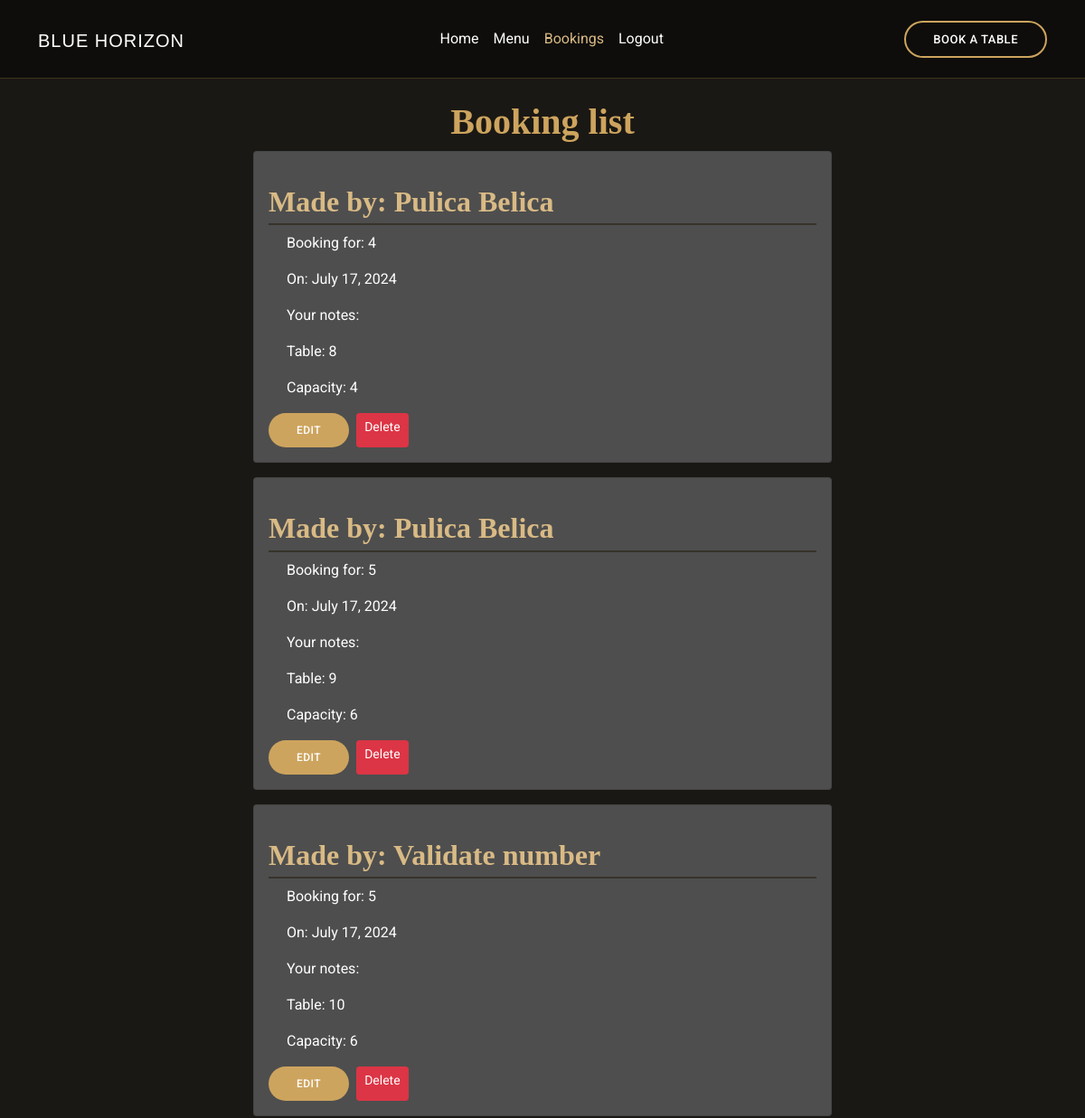
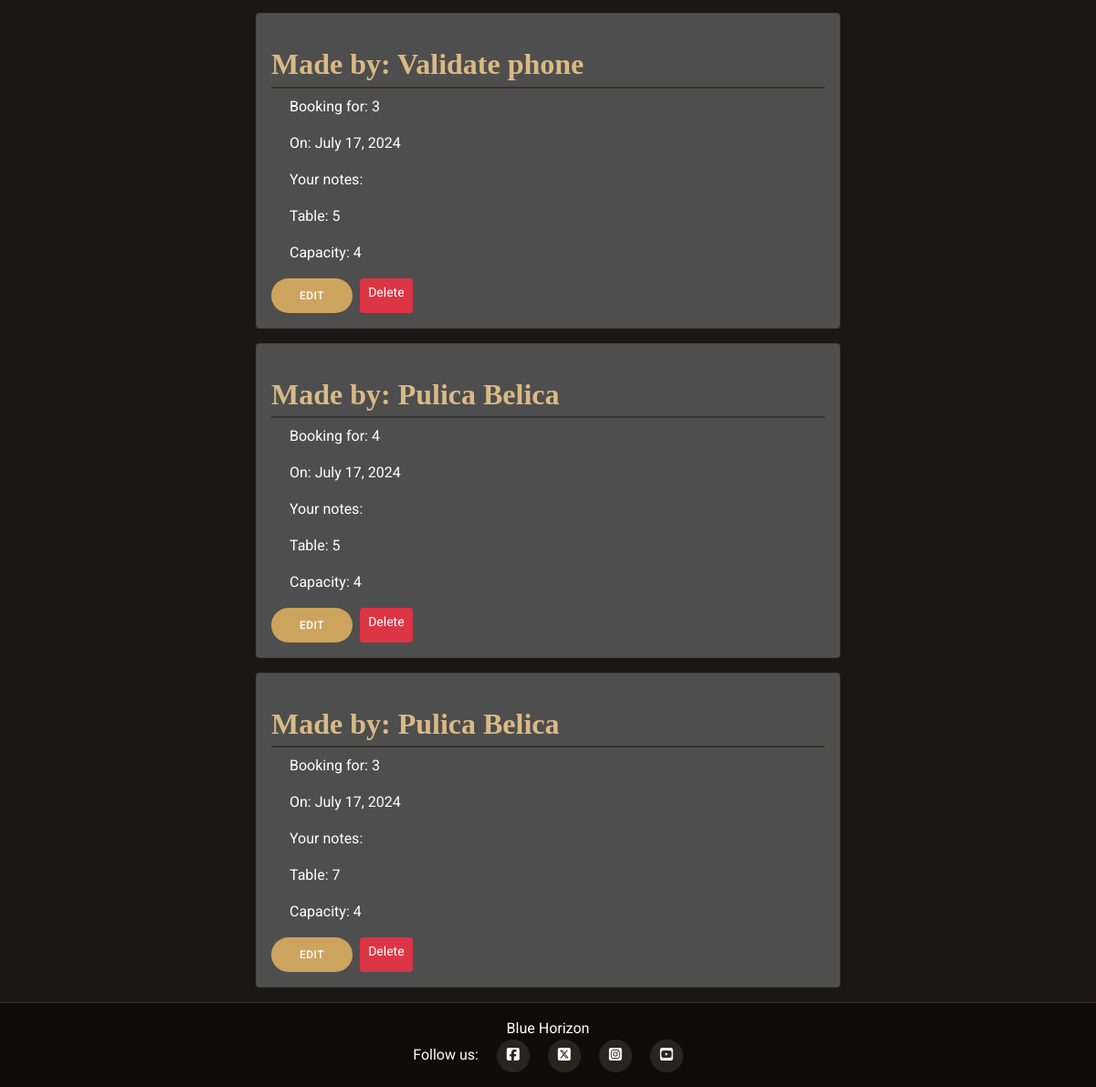
The app's page /booking/list/ (signed in) with its own data (2 pictures, top to bottom).
### booking/models.py (models this page shows, shortened)
class Booking(models.Model):
    name = models.CharField(max_length=30)
    phone_number = models.CharField(validators=[phone_validator], max_length=17)
    user = models.ForeignKey(
        User, on_delete=models.CASCADE)
    no_of_guests = models.IntegerField(choices=GUESTS)
    date = models.DateField()
    time_slot = models.IntegerField(choices=TIME_SLOTS)
    booked_table = models.ForeignKey(Table, on_delete=models.CASCADE, blank=True, null=True)
    booking_notes = models.TextField(blank=True) # Field for customer notes
    class Meta:
        ordering = ["date", "time_slot"]

class Table(models.Model):
    table_number = models.PositiveIntegerField()
    capacity = models.IntegerField()
    class Meta:
        ordering = ["table_number"]

### booking/views.py (the view)
# urls.py: path('list/', views.BookingList.as_view(), name='booking-list'),
class BookingList(generic.ListView):
    model = Booking
    template_name = "booking/booking_list.html"
    def dispatch(self, request, *args, **kwargs):
        if not request.user.is_authenticated:
            raise PermissionDenied
        return super().dispatch(request, *args, **kwargs)
    def get_queryset(self):
        user = self.request.user
        if user.is_staff:
            return Booking.objects.all()
        else:
            return Booking.objects.filter(user=user)

### booking/templates/booking/booking_list.html
{% extends "base.html" %}
{% load static %}
{% url 'account_login' as login_url %}
{% block content %}
{% if user.is_authenticated %}
<div id="bookings" class="container mt-4">
    <h1>Booking list</h1>
    {% for booking in object_list %}
    <div class="card mb-3">
        <div class="card-body">
            <h2 class="card-title">Made by: {{booking.name}}</h2>
            <p class="card-text">Booking for: {{booking.no_of_guests}}</p>
            <p class="card-text">On: {{booking.date}}</p>
            <p class="card-text">Your notes: {{booking.booking_notes}}</p>
            {% if user.is_staff %}
            <p class="card-text">Table: {{ booking.booked_table.table_number }}</p>
            <p class="card-text">Capacity: {{ booking.booked_table.capacity }}</p>
            {% endif %}
            <div class="d-flex justify-content-start mt-2">
                <a href="{% url 'booking-update' booking.pk %}" class="btn btn-regular btn-sm me-2">Edit</a>
                <a href="{% url 'booking-delete' booking.pk %}" class="btn btn-danger btn-sm">Delete</a>
            </div>
        </div>
    </div>
    {% endfor %}
</div>
{% else %}
<h2>You need to log in to see your bookings</h2>
<p>Please <a href="{% url 'account_login' %}">log in</a> to access the bookings</p>
{% endif %}
{% endblock %}

### templates/base.html (shortened to what this page needs)
{% load static %}
{% url 'home' as home_url %}
{% url 'menu' as menu_url %}
{% url 'account_login' as login_url %}
{% url 'account_signup' as signup_url %}
{% url 'account_logout' as logout_url %}
<!DOCTYPE html>
<html class="h-100" lang="en">
<head>
    <link href="https://cdn.jsdelivr.net/npm/bootstrap@5.0.1/dist/css/bootstrap.min.css" rel="stylesheet"
>
    <link rel="stylesheet" href="{% static 'css/style.css' %}">
</head>
<body class="d-flex flex-column h-100 main-bg">
  <header class="d-flex align-items-cente">
    <div class="container-fluid container-xl d-flex align-items-center justify-content-lg-between">
      <h1><a class="navbar-brand" href="{% url 'home' %}">Blue Horizon</a></h1>
    <nav class="navbar navbar-expand-lg">
      <div class="collapse navbar-collapse" id="navbarNavAltMarkup">
        <ul class="navbar-nav">
          <li class="nav-item">
            <a class="nav-link {% if request.path == '/' %}active{% endif %}" href="{% url 'home' %}">Home</a>
          </li>
          <li class="nav-item">
            <a class="nav-item nav-link {% if request.path == '/menu/' %}active{% endif %}"
              href="{% url 'menu' %}">Menu</a>
          </li>
          {% if user.is_authenticated %}
          <li class="nav-item">
            <a class="nav-item nav-link {% if request.path == '/booking/list/' %}active{% endif %}"
              href="{% url 'booking-list' %}">Bookings</a>
          </li>
          <li class="nav-item">
            <a class="nav-link {% if request.path == '/accounts/logout/' %}active{% endif %}" aria-current="page"
              href="{% url 'account_logout' %}">Logout</a>
          </li>
          {% endif %}
        </ul>
      </div>
    </nav>
    <a href="{% url 'booking-table' %}" class="book-a-table-btn d-none d-lg-flex">Book a table</a>
    </div>
  </header>
    <main>
      {% block content %}{% endblock content %}
    </main>
    <footer class="footer mt-auto py-3">
      <div class="container-fluid text-center">
      <p class="m-0">Blue Horizon</p>
      <p class="m-0">Follow us:
          <a href="https://www.facebook.com" target="_blank"><i class="fab fa-brands fa-square-facebook ms-3"></i></a>
          <a href="https://x.com" target="_blank"><i class="fab fa-brands fa-square-x-twitter ms-3"></i></a>
          <a href="https://www.instagram.com" target="_blank"><i class="fab fa-brands fa-instagram-square ms-3"></i></a>
          <a href="https://www.youtube.com" target="_blank"><i class="fab fa-brands fa-square-youtube ms-3"></i></a>
      </p>
    </div>
    </footer>
</body>
</html>

### static/css/style.css (style rules this page uses)
body { font-family: "Roboto", sans-serif; background: #1a1814; color: #fff; }
a { color: #cda45e; text-decoration: none; }
h1, h2, h3, h4, h5, h6 { font-family: "Playfair Display", serif; }
header { background: rgba(12, 11, 9, 0.8); border-bottom: 1px solid rgba(97, 77, 39, 0.6); padding: 15px 0; }
header h1 a { color: #fff; font-size: 28px; font-weight: 300; letter-spacing: 1px; text-transform: uppercase; font-family: "Poppins", sans-serif; }
.navbar-nav .nav-link { color: #fff; }
.navbar-nav .nav-link:hover, .navbar-nav .nav-link.active { color: #d9ba85; }
footer { background: rgba(12, 11, 9, 0.8); border-top: 1px solid rgba(97, 77, 39, 0.6); }
footer i { background: #28251f; color: #fff; padding: 8px 0; border-radius: 50%; width: 36px; height: 36px; transition: 0.3s; }
#bookings h1 { text-align: center; color: #cda45e; font-family: "Playfair Display", serif; font-weight: 700; }
#bookings { display: flex; flex-direction: column; align-items: center; }
#bookings .card { background: #4e4e4e; }
#bookings h2 { margin-top: 20px; color: #d9ba85; border-bottom: 2px solid #37332a; padding-bottom: 5px; font-family: "Playfair Display", serif; font-weight: 600; }
#bookings p { margin-left: 20px; color: #fff; font-family: "Roboto", sans-serif; }
.card { background-color: #4e4e4e; width: 40rem; margin-bottom: 1em; }
.book-a-table-btn, .btn-menu, .btn-book { font-weight: 500; font-size: 13px; letter-spacing: 0.5px; text-transform: uppercase; padding: 12px 30px; border-radius: 50px; transition: 0.3s; line-height: 1; color: white; border: 2px solid #cda45e; }
.btn-regular { font-weight: 500; font-size: 12px; letter-spacing: 0.5px; text-transform: uppercase; padding: 12px 30px; border-radius: 25px; line-height: 1; color: white; background-color: #cda45e; }

### records on screen
Booking: name "Pulica Belica", no_of_guests "4", date "July 17, 2024", booked_table.table_number "8", booked_table.capacity "4"
Booking: name "Pulica Belica", no_of_guests "5", date "July 17, 2024", booked_table.table_number "9", booked_table.capacity "6"
Booking: name "Validate number", no_of_guests "5", date "July 17, 2024", booked_table.table_number "10", booked_table.capacity "6"
Booking: name "Validate phone", no_of_guests "3", date "July 17, 2024", booked_table.table_number "5", booked_table.capacity "4"
Booking: name "Pulica Belica", no_of_guests "4", date "July 17, 2024", booked_table.table_number "5", booked_table.capacity "4"
Booking: name "Pulica Belica", no_of_guests "3", date "July 17, 2024", booked_table.table_number "7", booked_table.capacity "4"
